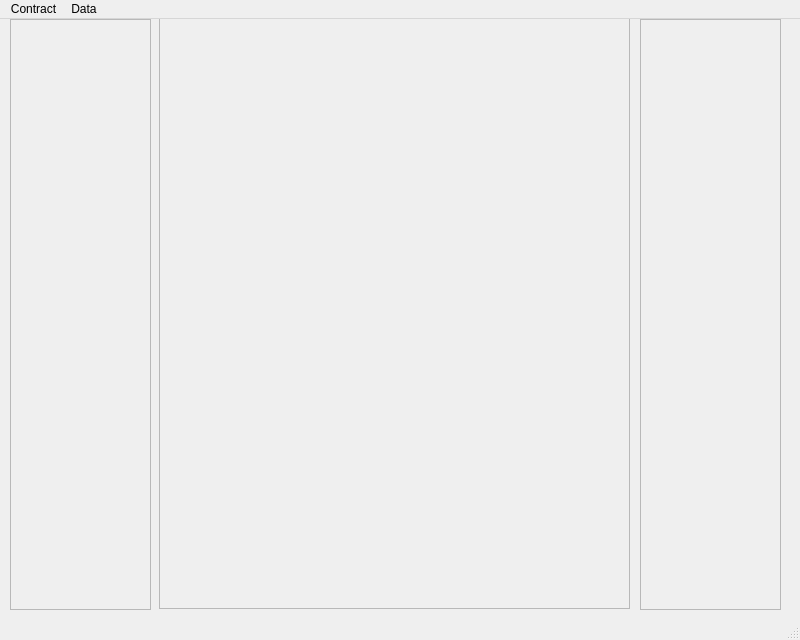
<?xml version="1.0" encoding="UTF-8"?>
<ui version="4.0">
 <class>MainWindow</class>
 <widget class="QMainWindow" name="MainWindow">
  <property name="geometry">
   <rect>
    <x>0</x>
    <y>0</y>
    <width>800</width>
    <height>640</height>
   </rect>
  </property>
  <property name="windowTitle">
   <string>MainWindow</string>
  </property>
  <widget class="QWidget" name="centralwidget">
   <widget class="QFrame" name="left_frame">
    <property name="geometry">
     <rect>
      <x>10</x>
      <y>0</y>
      <width>141</width>
      <height>591</height>
     </rect>
    </property>
    <property name="frameShape">
     <enum>QFrame::StyledPanel</enum>
    </property>
    <property name="frameShadow">
     <enum>QFrame::Raised</enum>
    </property>
    <widget class="QWidget" name="verticalLayoutWidget_2">
     <property name="geometry">
      <rect>
       <x>10</x>
       <y>9</y>
       <width>121</width>
       <height>571</height>
      </rect>
     </property>
     <layout class="QVBoxLayout" name="left_layout"/>
    </widget>
   </widget>
   <widget class="QFrame" name="middle_frame">
    <property name="geometry">
     <rect>
      <x>159</x>
      <y>-1</y>
      <width>471</width>
      <height>591</height>
     </rect>
    </property>
    <property name="frameShape">
     <enum>QFrame::StyledPanel</enum>
    </property>
    <property name="frameShadow">
     <enum>QFrame::Raised</enum>
    </property>
    <widget class="QWidget" name="verticalLayoutWidget_3">
     <property name="geometry">
      <rect>
       <x>10</x>
       <y>10</y>
       <width>451</width>
       <height>571</height>
      </rect>
     </property>
     <layout class="QVBoxLayout" name="middle_layout"/>
    </widget>
   </widget>
   <widget class="QFrame" name="right_frame">
    <property name="geometry">
     <rect>
      <x>640</x>
      <y>0</y>
      <width>141</width>
      <height>591</height>
     </rect>
    </property>
    <property name="frameShape">
     <enum>QFrame::StyledPanel</enum>
    </property>
    <property name="frameShadow">
     <enum>QFrame::Raised</enum>
    </property>
    <widget class="QWidget" name="verticalLayoutWidget">
     <property name="geometry">
      <rect>
       <x>10</x>
       <y>10</y>
       <width>119</width>
       <height>569</height>
      </rect>
     </property>
     <layout class="QVBoxLayout" name="right_layout"/>
    </widget>
   </widget>
  </widget>
  <widget class="QMenuBar" name="menubar">
   <property name="geometry">
    <rect>
     <x>0</x>
     <y>0</y>
     <width>800</width>
     <height>20</height>
    </rect>
   </property>
   <widget class="QMenu" name="menuContract">
    <property name="title">
     <string>Contract</string>
    </property>
    <addaction name="actionOpen"/>
   </widget>
   <widget class="QMenu" name="menuData">
    <property name="title">
     <string>Data</string>
    </property>
    <widget class="QMenu" name="menuConsideration">
     <property name="title">
      <string>Consideration</string>
     </property>
     <addaction name="actionSale_of_Goods"/>
     <addaction name="actionServices"/>
    </widget>
    <addaction name="actionParty"/>
    <addaction name="actionCounterparty"/>
    <addaction name="menuConsideration"/>
    <addaction name="actionPart_Number"/>
    <addaction name="actionService_Number"/>
   </widget>
   <addaction name="menuContract"/>
   <addaction name="menuData"/>
  </widget>
  <widget class="QStatusBar" name="statusbar"/>
  <action name="actionParty">
   <property name="text">
    <string>Party</string>
   </property>
  </action>
  <action name="actionCounterparty">
   <property name="text">
    <string>Counterparty</string>
   </property>
  </action>
  <action name="actionSale_of_Goods">
   <property name="text">
    <string>Sale of Goods</string>
   </property>
  </action>
  <action name="actionServices">
   <property name="text">
    <string>Services</string>
   </property>
  </action>
  <action name="actionPart_Number">
   <property name="text">
    <string>Part Number</string>
   </property>
  </action>
  <action name="actionService_Number">
   <property name="text">
    <string>Service Number</string>
   </property>
  </action>
  <action name="actionOpen">
   <property name="text">
    <string>Open</string>
   </property>
  </action>
 </widget>
 <resources/>
 <connections/>
</ui>
